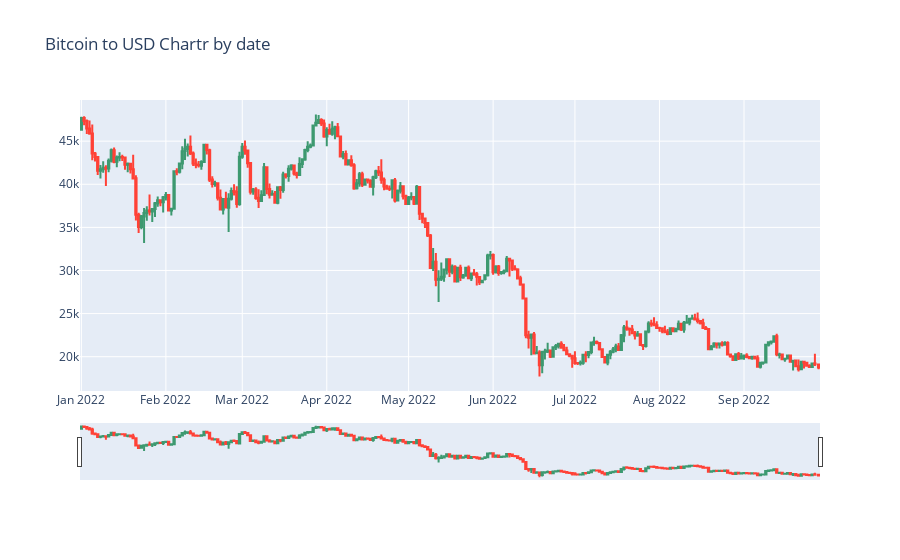

The notebook cell this image was saved under:
### Code cell
data = [go.Candlestick(x=btc.timestamp,
                       open=btc.open,
                       high=btc.high,
                       low=btc.low,
                       close=btc.close)]

layout = go.Layout(title='Bitcoin to USD Chartr by date',
                   xaxis={'rangeslider':{'visible':True}})

fig = go.Figure(data=data,layout=layout)
py.iplot(fig,filename='bitcoin_candlestick')

### Figure 1 — Plotly figure (JSON) as saved in the notebook; plotly's stock layout.template omitted (floating-point values rounded to 4 significant figures; data arrays with more than 128 entries replaced by an {"elided": "..."} marker saying what was removed)
{"data": [{"close": {"elided": "271 float values"}, "high": {"elided": "271 float values"}, "low": {"elided": "271 float values"}, "open": {"elided": "271 float values"}, "type": "candlestick", "x": {"elided": "271 str values"}}], "layout": {"title": {"text": "Bitcoin to USD Chartr by date"}, "xaxis": {"rangeslider": {"visible": true}}}}
